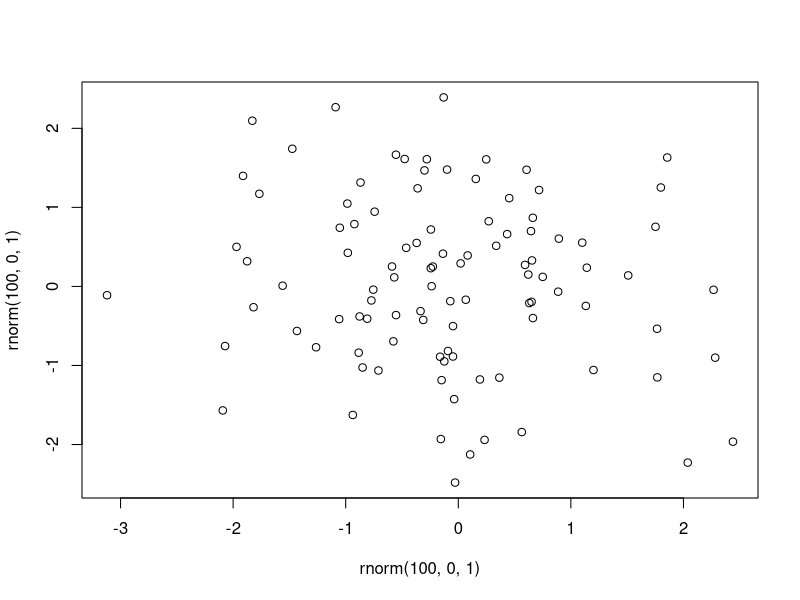

Write the R code that produced this figure.
print("This code is in R")

plot(rnorm(100, 0, 1), rnorm(100, 0, 1))

print("can i commit?")

print(":)")

for( i in 1:10){
  print(i)
}